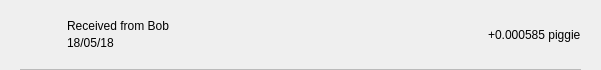
<?xml version="1.0" encoding="UTF-8"?>
<ui version="4.0">
 <class>TxRow</class>
 <widget class="QWidget" name="TxRow">
  <property name="geometry">
   <rect>
    <x>0</x>
    <y>0</y>
    <width>601</width>
    <height>70</height>
   </rect>
  </property>
  <property name="minimumSize">
   <size>
    <width>0</width>
    <height>40</height>
   </size>
  </property>
  <property name="windowTitle">
   <string>Form</string>
  </property>
  <layout class="QVBoxLayout" name="verticalLayout_3">
   <property name="spacing">
    <number>0</number>
   </property>
   <property name="leftMargin">
    <number>0</number>
   </property>
   <property name="topMargin">
    <number>0</number>
   </property>
   <property name="rightMargin">
    <number>0</number>
   </property>
   <property name="bottomMargin">
    <number>0</number>
   </property>
   <item>
    <widget class="QWidget" name="rowContainer" native="true">
     <layout class="QVBoxLayout" name="verticalLayout_2">
      <property name="spacing">
       <number>9</number>
      </property>
      <property name="leftMargin">
       <number>20</number>
      </property>
      <property name="topMargin">
       <number>9</number>
      </property>
      <property name="rightMargin">
       <number>20</number>
      </property>
      <property name="bottomMargin">
       <number>0</number>
      </property>
      <item>
       <widget class="QFrame" name="frame">
        <property name="styleSheet">
         <string notr="true">border:none;</string>
        </property>
        <property name="frameShape">
         <enum>QFrame::StyledPanel</enum>
        </property>
        <property name="frameShadow">
         <enum>QFrame::Raised</enum>
        </property>
        <layout class="QHBoxLayout" name="horizontalLayout" stretch="0,2,0">
         <property name="leftMargin">
          <number>0</number>
         </property>
         <property name="topMargin">
          <number>0</number>
         </property>
         <property name="rightMargin">
          <number>0</number>
         </property>
         <property name="bottomMargin">
          <number>0</number>
         </property>
         <item>
          <widget class="QPushButton" name="icon">
           <property name="focusPolicy">
            <enum>Qt::NoFocus</enum>
           </property>
           <property name="styleSheet">
            <string notr="true">border:none;</string>
           </property>
           <property name="text">
            <string/>
           </property>
           <property name="iconSize">
            <size>
             <width>28</width>
             <height>28</height>
            </size>
           </property>
          </widget>
         </item>
         <item>
          <layout class="QVBoxLayout" name="verticalLayout">
           <property name="spacing">
            <number>3</number>
           </property>
           <property name="leftMargin">
            <number>9</number>
           </property>
           <item>
            <widget class="QLabel" name="lblAddress">
             <property name="styleSheet">
              <string notr="true"/>
             </property>
             <property name="text">
              <string>Received from Bob</string>
             </property>
             <property name="alignment">
              <set>Qt::AlignBottom|Qt::AlignLeading|Qt::AlignLeft</set>
             </property>
            </widget>
           </item>
           <item>
            <widget class="QLabel" name="lblDate">
             <property name="styleSheet">
              <string notr="true"/>
             </property>
             <property name="text">
              <string>18/05/18</string>
             </property>
             <property name="alignment">
              <set>Qt::AlignLeading|Qt::AlignLeft|Qt::AlignTop</set>
             </property>
            </widget>
           </item>
          </layout>
         </item>
         <item>
          <widget class="QLabel" name="lblAmount">
           <property name="styleSheet">
            <string notr="true"/>
           </property>
           <property name="text">
            <string>+0.000585 piggie</string>
           </property>
          </widget>
         </item>
        </layout>
       </widget>
      </item>
      <item>
       <widget class="QLabel" name="lblDivisory">
        <property name="minimumSize">
         <size>
          <width>0</width>
          <height>1</height>
         </size>
        </property>
        <property name="maximumSize">
         <size>
          <width>16777215</width>
          <height>1</height>
         </size>
        </property>
        <property name="styleSheet">
         <string notr="true">background-color:#bababa;</string>
        </property>
        <property name="text">
         <string/>
        </property>
        <property name="alignment">
         <set>Qt::AlignBottom|Qt::AlignLeading|Qt::AlignLeft</set>
        </property>
       </widget>
      </item>
     </layout>
    </widget>
   </item>
  </layout>
 </widget>
 <resources/>
 <connections/>
</ui>
